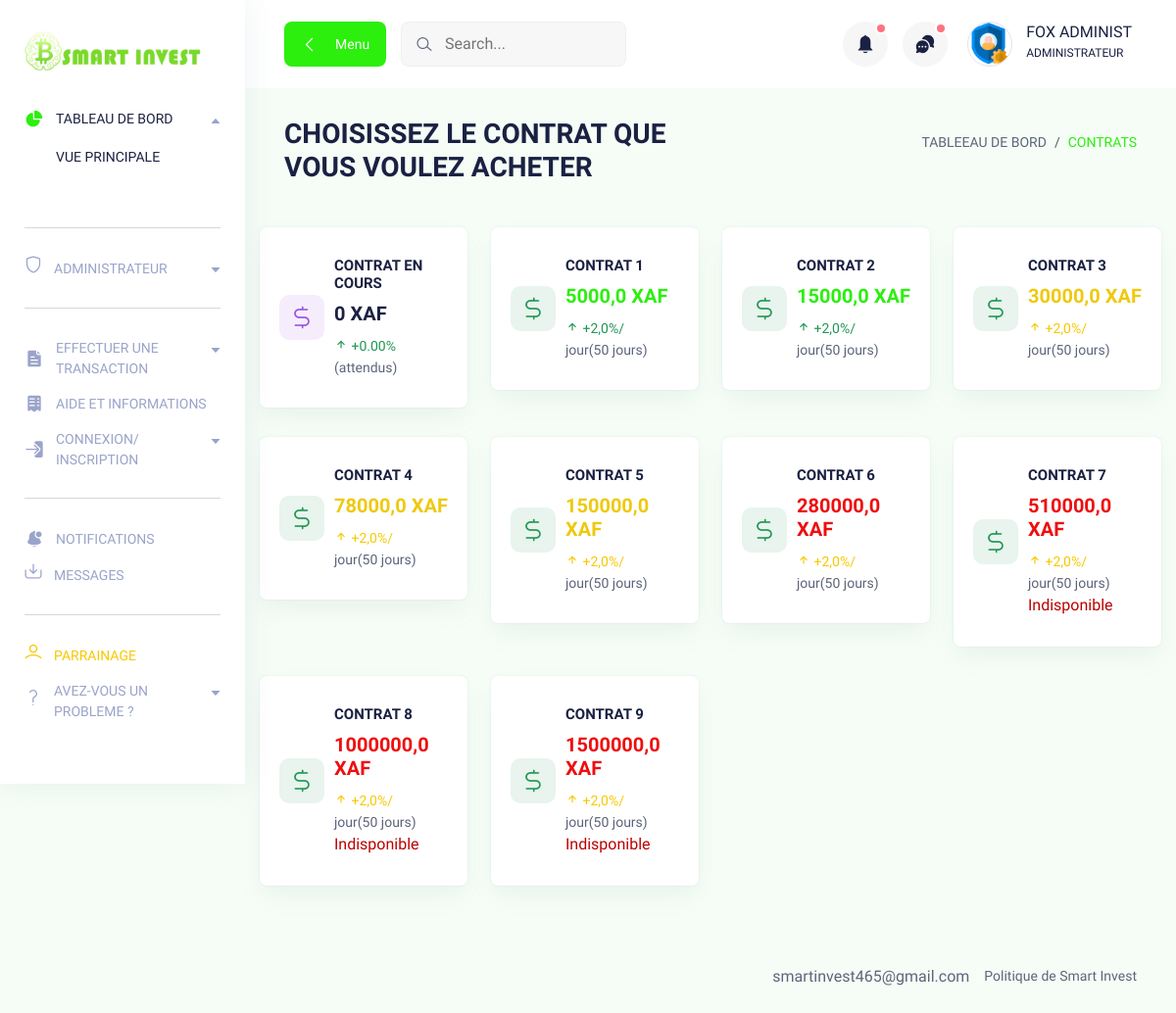
/acheter/ (signed in), run on an earlier commit of the app's database.
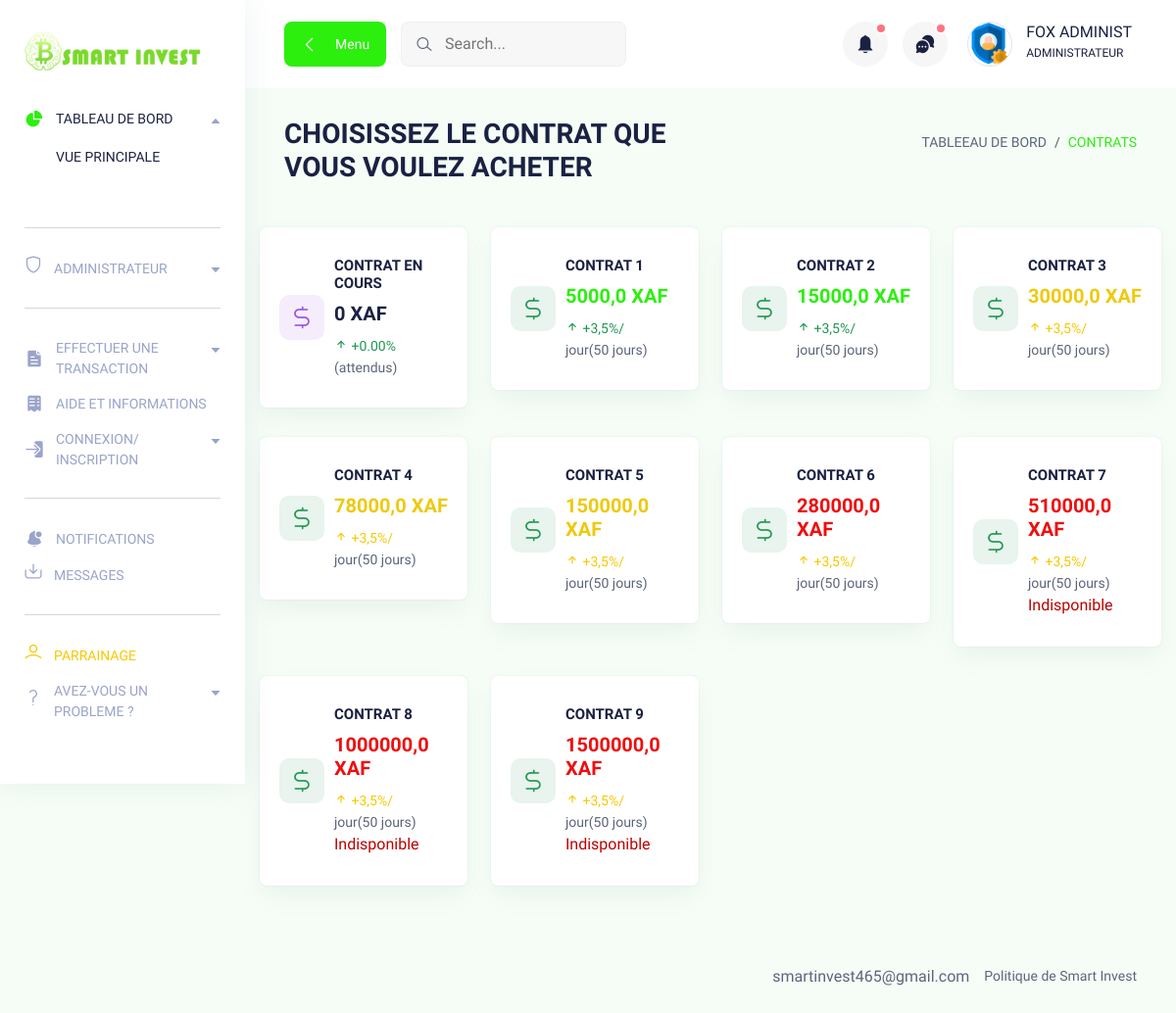
And on a later commit of the database.
### SmartInvestApp/models.py (models this page shows, shortened)
class Contrat(models.Model):
    id=models.IntegerField(auto_created=True, primary_key=True,editable=False)
    Montant=models.FloatField()
    disponible=models.BooleanField(default=True)
    pourcentage=models.FloatField(default=3.5)

### SmartInvestApp/views.py (the view, shortened to what this page needs)
# urls.py: path('acheter/',acheter,name='acheter'),
def acheter(request):
    if not request.user.is_authenticated:
        return redirect('connexion')
    contrats=Contrat.objects.all().order_by('Montant')
    notificationss=Notification.objects.all().order_by('-date')[:4]
    Messagess=Message.objects.all().order_by('-date') [:5]
    infos=get_object_or_404(Information,id=1)
    return render(request,'SmartInvestApp/AcheterCOntrat.html',context={'contrats' : contrats,'notificationss' : notificationss,"Messagess" : Messagess,"infos" :infos})

### SmartInvestApp/templatetags/calcul_filters.py (called while the page is built)
@register.filter(name='ConvertirUSDT')
def ConvertirUSDT(prix,prixUSDT):
     return float(int((float(prix)/float(prixUSDT))*100))/100

### SmartInvestApp/templates/SmartInvestApp/AcheterCOntrat.html (shortened to what this page needs)
{% extends 'base.html' %}
{% block content %}
{% load static %}
{% load calcul_filters %}
<section class="section">
  <div class="container-fluid">
    <div class="title-wrapper pt-30">
      <div class="row align-items-center">
        <div class="col-md-6">
          <div class="title">
            <h2>CHOISISSEZ LE CONTRAT QUE VOUS VOULEZ ACHETER</h2>
          </div>
        </div>
        <div class="col-md-6">
          <div class="breadcrumb-wrapper">
            <nav aria-label="breadcrumb">
              <ol class="breadcrumb">
                <li class="breadcrumb-item">
                  <a href="#0">TABLEEAU DE BORD</a>
                </li>
                <li class="breadcrumb-item active" aria-current="page">
                  CONTRATS
                </li>
              </ol>
            </nav>
          </div>
        </div>
      </div>
    </div>
  </div>
</section>
<section style="padding: 15px;">
  <div class="row">
    <div class="col-xl-3 col-lg-4 col-sm-6">
      <div class="icon-card mb-30">
        <div class="icon purple">
          <i class="lni lni-dollar"></i>
        </div>
        <div class="content">
          <h6 class="mb-10">CONTRAT EN COURS</h6>
          {% if user.contrat_courant %}
          <h3 class="text-bold mb-10">{{user.contrat_courant.Montant}} XAF </h3>
          <p class="text-sm text-success">
            <i class='bx bx-up-arrow-alt bx-fade-up'></i> +{{user.contrat_courant.pourcentage}}%
            <span class="text-gray">(attendus)</span>
          </p>
          {% else %}
          <h3 class="text-bold mb-10">0 XAF </h3>
          <p class="text-sm text-success">
            <i class='bx bx-up-arrow-alt bx-fade-up'></i> +0.00%
            <span class="text-gray">(attendus)</span>
          </p>
          {% endif %}
        </div>
      </div>
    </div>
    {% for contrat in contrats %}
    <div class="col-xl-3 col-lg-4 col-sm-6" data-toggle="modal" data-target="#ModalExemple{{contrat.id}}">
      <div class="icon-card mb-30">
        <div class="icon success">
          <i class="lni lni-dollar"></i>
        </div>
        <div class="content">
          <h6 class="mb-10">CONTRAT {{contrat.id}}</h6>
          {% if contrat.Montant < 30000 %} <h3 class="text-bold mb-10" style="color: #2cef0e;">{{contrat.Montant}} XAF
            </h3>
            <p class="text-sm text-success">
              <i class='bx bx-up-arrow-alt bx-fade-up'></i> +{{contrat.pourcentage}}%/
              <span class="text-gray">jour(50 jours)</span>
            </p>
            {% elif contrat.Montant < 280000 %} <h3 class="text-bold mb-10" style="color: #efc90e;">{{contrat.Montant}}
              XAF</h3>
              <p class="text-sm text-warning">
                <i class='bx bx-up-arrow-alt bx-fade-up'></i> +{{contrat.pourcentage}}%/
                <span class="text-gray">jour(50 jours)</span>
              </p>
              {% else %}
              <h3 class="text-bold mb-10" style="color: #ef0e0e;">{{contrat.Montant}} XAF</h3>
              <p class="text-sm text-warning">
                <i class='bx bx-up-arrow-alt bx-fade-up'></i> +{{contrat.pourcentage}}%/
                <span class="text-gray">jour(50 jours)</span>
              </p>
              {% endif %}
              {% if not contrat.disponible %}
              <span class="text-red" style="color: #bd0000;">Indisponible</span>
              {% endif %}
        </div>
      </div>
    </div>
    {% endfor %}
  </div>
</section>
{% endblock %}

What changed in the data, as far as the page shows it:
changed Contrat id 1: pourcentage "2,0" → "3,5"
changed Contrat id 2: pourcentage "2,0" → "3,5"
changed Contrat id 3: pourcentage "2,0" → "3,5"
changed Contrat id 4: pourcentage "2,0" → "3,5"
changed Contrat id 5: pourcentage "2,0" → "3,5"
changed Contrat id 6: pourcentage "2,0" → "3,5"
changed Contrat id 7: pourcentage "2,0" → "3,5"
changed Contrat id 8: pourcentage "2,0" → "3,5"
changed Contrat id 9: pourcentage "2,0" → "3,5"
